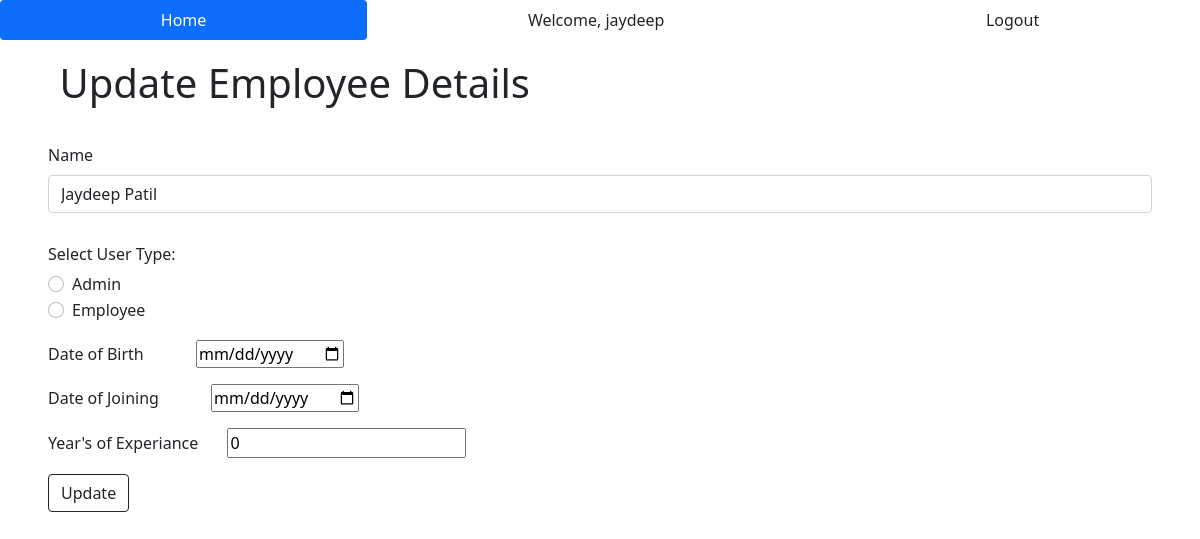
The app's page /update/100 (signed in) with its own data.
### EDMA/models.py (models this page shows, shortened)
class User(db.Model, UserMixin):
    id = db.Column(db.Integer, primary_key=True)
    username = db.Column(db.String(30), nullable=False, unique=True)
    email = db.Column(db.String(50), nullable=False, unique=True)
    password_hash = db.Column(db.String(60), nullable=False)
    emp_id = db.Column(db.Integer, db.ForeignKey('employee.emp_id'))
    skills = db.relationship('Skill', secondary='userskill', backref='users')
    projects = db.relationship('Project', secondary='userproject', backref='users')
    @property
    def password(self):
        return self.password

class Employee(db.Model):
    emp_id = db.Column(db.Integer, primary_key=True)
    name = db.Column(db.String(25), nullable=False)
    user_type = db.Column(db.String(15), nullable=False, default='Employee')
    dob = db.Column(db.DateTime, nullable=False)
    doj = db.Column(db.DateTime, nullable=False)
    years = db.Column(db.Integer, nullable=False)
    user = db.relationship("User", backref='details', lazy='select', uselist=False)
    team = db.relationship("Team", backref='team')

### EDMA/routes.py (the view)
@app.route('/update/<int:id>', methods=['GET', 'POST'])
@login_required
def update_emp_usr(id):
    emp = Employee.query.get(id)
    if request.method == 'POST':                           #and current_user.details.user_type == "Employee"
        emp.name = request.form['emp_name']
        emp.user_type = request.form['user_type']
        emp.dob = datetime.strptime(request.form['dob'], '%Y-%m-%d')
        emp.doj = datetime.strptime(request.form['doj'], '%Y-%m-%d')
        emp.years = request.form['years']
        emp.skill_set = request.form['skill_set']
        emp.projects = request.form['projects']
        db.session.commit()
        flash(f'Employee details updated successfully!', category='success')
        return redirect(url_for('index'))
    else:
        return render_template('update.html', emp=emp)

### EDMA/models.py (called while the page is built)
@login_manager.user_loader
def load_user(user_id):
    return User.query.get(int(user_id))

### EDMA/templates/update.html (shortened to what this page needs)
{% extends 'base.html' %}
{% block body %}
<div class="container-fluid ps-5 pb-3 pt-2">
    <h1>Update Employee Details</h1>
</div>
  <div class="container-fluid px-5">
    <form action = "/update/{{emp.emp_id}}" method = "post">
      <div class="mb-3">
        <label for="emp_name" class="form-label">Name</label>
        <input type="text" class="form-control" id="emp_name" name="emp_name" value="{{emp.name}}">
      </div>
      <div class="usr_type_radio py-3">
        <h6>Select User Type:</h6>
        <div class="form-check">
          <input class="form-check-input" type="radio" name="user_type" id="option1" value="Admin">
          <label class="form-check-label" for="option1">
            Admin
          </label>
        </div>
        <div class="form-check">
          <input class="form-check-input" type="radio" name="user_type" id="option2" value="Employee">
          <label class="form-check-label" for="option2">
            Employee
          </label>
        </div>
      </div>
      <div class="dob_pick pb-3">
        <label class="pe-5" for="dob">Date of Birth</label>
        <input type="date" id="dob" name="dob" value="{{emp.dob}}">
      </div>
      <div class="doj_pick pb-3">
        <label class="pe-5" for="doj">Date of Joining</label>
        <input type="date" id="doj" name="doj" value="{{emp.doj}}">
      </div>
      <div class="exp_num pb-3">
        <label class="pe-4" for="years">Year's of Experiance</label>
        <input type="number" id="years" name="years" min="0" value="{{emp.years}}">
      </div>
      <button type="submit" class="btn btn-outline-dark">Update</button>
    </form>
  </div>
{% endblock %}

### EDMA/templates/base.html (shortened to what this page needs)
<!doctype html>
<html lang="en">
  <head>
    <link rel="stylesheet" type="text/css" href="{{ url_for('static', filename='main.css') }}">
    <link href="https://cdn.jsdelivr.net/npm/bootstrap@5.0.2/dist/css/bootstrap.min.css" rel="stylesheet">
  </head>
  <body>
    <div>
      <ul class="nav nav-pills nav-fill">
        <li class="nav-item">
          <a class="nav-link active link-dark" aria-current="page" href="{{ url_for('index') }}">Home</a>
        </li>
        {% if current_user.is_authenticated %}
          <li class="nav-item">
            <a class="nav-link link-dark">Welcome, {{ current_user.username }}</a>
          </li>
          <li class="nav-item">
            <a class="nav-link link-dark" href="{{ url_for('logout_page') }}">Logout</a>
          </li>
        {% endif %}
      </ul>
    </div>
    {% block body %} {% endblock %}
  </body>
</html>

### EDMA/static/main.css (style rules this page uses)
h1 { padding: 1%; }

### records on screen
User: username "jaydeep"
Employee: emp_name "Jaydeep Patil", years "0"
